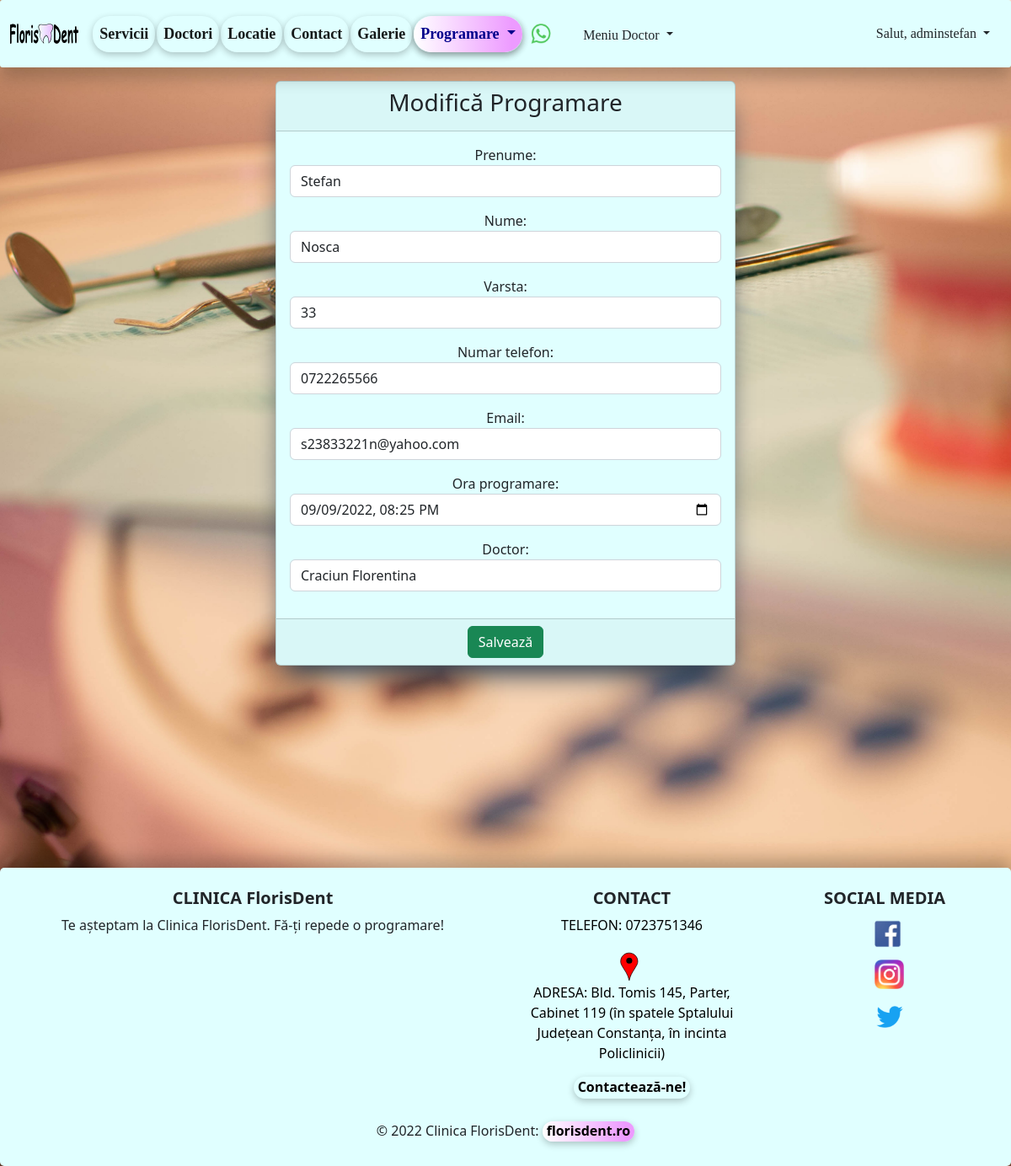
/update_programare/33/ (signed in), run on the app's committed database.
### programari/models.py (models this page shows, shortened)
class Programari(models.Model):
    prenume = models.CharField(max_length=30)
    nume = models.CharField(max_length=30)
    varsta = models.IntegerField()
    numar_telefon = models.CharField(blank=True, max_length=20)
    email = models.EmailField(blank=True, max_length=50)
    ora_programare = models.DateTimeField()
    doctor = models.ForeignKey(Doctor, on_delete=models.CASCADE, null=True)
    active = models.BooleanField(default=True)
    created_at = models.DateTimeField(auto_now_add=True)
    updated_at = models.DateTimeField(auto_now=True)

### programari/views.py (the view, shortened to what this page needs)
# urls.py: path('update_programare/<int:pk>/', views.ProgramariUpdateView.as_view(), name='update-programare'),
class ProgramariUpdateView(LoginRequiredMixin, UpdateView):
    template_name = 'programari/update_programare.html'
    model = Programari
    form_class = ProgramariForm
    success_url = reverse_lazy('list-of-programari')

### programari/forms.py
class ProgramariForm(forms.ModelForm):
    class Meta:
        model = Programari
        fields = ['prenume', 'nume', 'varsta', 'numar_telefon', 'email', 'ora_programare', 'doctor']
        widgets = {
            'prenume': TextInput(attrs={'placeholder': 'Introduceti prenumele... (camp obligatoriu)', 'class': 'form-control'}),
            'nume': TextInput(attrs={'placeholder': 'Introduceti numele...(camp obligatoriu)', 'class': 'form-control'}),
            'varsta': TextInput(attrs={'placeholder': 'Introduceti varsta...(camp obligatoriu)', 'class': 'form-control'}),
            'numar_telefon': TextInput(attrs={'placeholder': 'Introduceti numarul de telefon...', 'class': 'form-control'}),
            'email': EmailInput(attrs={'placeholder': 'Introduceti adresa de email...', 'class': 'form-control'}),
            'ora_programare': DateTimeInput(attrs={'class': 'form-control', 'type': 'datetime-local'}),
            'doctor': Select(attrs={'class': 'form-control'})
        }

### doctori/models.py (called while the page is built)
    def __str__(self):
        return f'{self.nume_doctor}'

### templates/programari/update_programare.html (shortened to what this page needs)
{% extends 'base.html' %}
{% block content %}
    <div class="container text-center">
        <div class="row">
            <div class="col-md-6 offset-md-3">
                <div class="card" style="box-shadow: rgb(38, 57, 77) 0px 20px 30px -10px; background-color: lightcyan">
                    <div class="card-header">
                        <h3 class="text-center">Modifică Programare</h3>
                    </div>
                    <form method="post" enctype="multipart/form-data">
                        <div class="card-body">
                            {{ form.as_p }}
                        </div>
                        <div class="card-footer text-center">
                            <button type="submit" class="btn btn-success">Salvează</button>
                        </div>
                    </form>
                </div>
                <br><br>
            </div>
        </div>
    </div>
{% endblock %}

### templates/navbar.html (shortened to what this page needs)
{% load static %}
<nav class="navbar navbar-expand-sm sticky-top" style="background-color: #e0ffff; height: 80px">
    <div class="container-fluid">
        <a id="navbar-brand" class="navbar-brand" href="{% url 'home' %}" title="Prima Pagina FlorisDent">
            <img src="{% static 'images/florisdent_logo.svg' %}"
                 style="height: 1.6rem;">
        </a>
        <br>
        <div class="collapse navbar-collapse" id="navbarSupportedContent">
            <ul class="navbar-nav me-auto mb-2 mb-lg-0">
                <li class="nav-item">
                    <a class="nav-link active" aria-current="page" href="{% url 'list-preturi' %}"
                       title="Vezi serviciile noastre!">Servicii</a>
                </li>
                <li class="nav-item">
                    <a class="nav-link active" aria-current="page" href="{% url 'list-of-doctori' %}"
                       title="Vezi doctorii nostri!">Doctori</a>
                </li>
                <li class="nav-item d-flex">
                    <a class="nav-link active" aria-current="page" href="{% url 'locatie' %}"
                       title="Vezi unde ne gasesti in Constanta">Locatie
                    </a>
                </li>
                <li class="nav-item d-flex">
                    <a class="nav-link active" aria-current="page" href="{% url 'create-mesaj' %}"
                       title="Contacteaza-ne!">Contact
                    </a>
                </li>
                <li class="nav-item d-flex">
                    <a class="nav-link active" aria-current="page" href="{% url 'galerie' %}"
                       title="Vezi Galeria FlorisDent!">Galerie
                    </a>
                </li>
                <li class="nav-item dropdown">
                    <a class="nav-link dropdown-toggle" href="#" role="button" data-bs-toggle="dropdown"
                       aria-expanded="false" title="Fa o programare!" style="color: darkblue; box-shadow: rgba(0, 0, 0, 0.24) 0px 3px 8px;
                        border-radius: 25px; background: rgb(252,252,252); background: linear-gradient(90deg, rgba(255,255,255,1) 0%, rgba(237,155,255,1) 90%);">
                        Programare
                    </a>
                </li>
                <a class="navbar-brand"
                   href="https://api.whatsapp.com/send?phone=+40736407327&text=Buna ziua, as dori o programare, ma puteti ajuta?"
                   title="Contacteaza-ne prin WhatsApp">
                    <img src="{% static 'images/wapp.png' %}" style="height: 25px; padding-top: 1px">
                </a>
                {% if user.is_authenticated %}
                    <div class="dropdown">
                    <button class="btn b_doctor dropdown-toggle" type="button" data-bs-toggle="dropdown"
                            aria-expanded="false" title="Vezi Meniul Doctorului">
                        Meniu Doctor
                    </button>
                {% endif %}
                </div>
            </ul>
            {% if user.is_authenticated %}
                <div class="dropdown">
                    <button class="btn b_user dropdown-toggle" type="button" data-bs-toggle="dropdown"
                            aria-expanded="false">
                        Salut, {{ user }}
                    </button>
                </div>
            {% endif %}
        </div>
    </div>
</nav>

### static/css/main.css (style rules this page uses)
.nav-link { font-size: large; }

### templates/navbar.html (style rules this page uses)
#navbar-brand { margin-bottom: 5px; padding-bottom: 5px; }
.navbar { border-radius: 3px; box-shadow: rgba(0, 0, 0, 0.24) 0px 12px 20px; width: 100%; float: left; margin: 0 0 1em 0; padding: 0; }
.nav-item { font-weight: bold; font-size: small; font-family: "Microsoft Sans Serif"; margin: 1px; box-shadow: rgba(0, 0, 0, 0.24) 0px 3px 8px; color: black; border-radius: 20px; }
.b_user { border-radius: 25px; font-family: "Microsoft Sans Serif"; }
.b_doctor { border-radius: 25px; font-family: "Microsoft Sans Serif"; margin-top: 5px; }

### data on the page
Programari: prenume "Stefan", nume "Nosca", varsta "33", numar_telefon "0722265566", email "s23833221n@yahoo.com", ora_programare "09/09/2022 20:25", doctor "Craciun Florentina"

### other printed values
{{ user }} "adminstefan"
